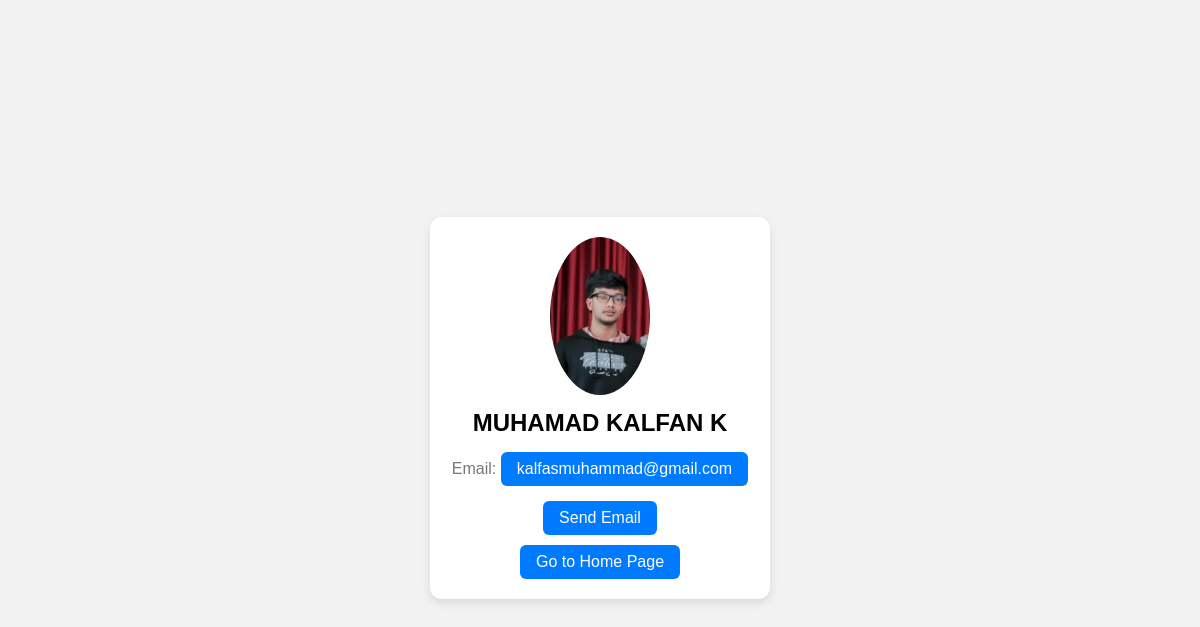
/profile, run on the app's committed database.
### AdminApp/models.py (models this page shows, shortened)
class Profiledata(models.Model):
    image=models.ImageField(upload_to='image')
    Name=models.CharField(max_length=20)
    Email=models.EmailField()

### AdminApp/views.py (the view)
# urls.py: path('profile',views.profile,name="profile"),
def profile(request):
    data2=Profiledata.objects.all()
    latest_profile = Profiledata.objects.last()
    return render(request,'My_profile.html',{"data2":data2,'latest_profile':latest_profile})

### AdminApp/templates/My_profile.html (shortened to what this page needs)
{% load static %}
<!DOCTYPE html>
<html lang="en">
<head>
</head>
<body>
  {% with latest=data2.last %}
  <div class="profile-card">
    <img src="{{ latest.image.url }}" alt="Profile Photo">
    <h2>{{ latest.Name }}</h2>
    <p>Email: <a href="mailto:{{ latest.Email }}">{{ latest.Email }}</a></p>
    <a href="https://mail.google.com/mail/u/0/?view=cm&fs=1&to={{ latest.Email }}" target="_blank">
      Send Email
    </a>
    <br>
    <a href="/" class="home-button">Go to Home Page</a>
  </div>
  {% endwith %}
</body>
</html>

### AdminApp/templates/My_profile.html (style rules this page uses)
body { font-family: Arial, sans-serif; background-color: #f2f2f2; display: flex; justify-content: center; align-items: center; height: 100vh; }
.profile-card { background-color: white; width: 300px; padding: 20px; border-radius: 12px; box-shadow: 0 4px 10px rgba(0, 0, 0, 0.1); text-align: center; }
.profile-card img { width: 100px; border-radius: 50%; }
.profile-card h2 { margin: 10px 0 5px; }
.profile-card p { color: #777; margin: 5px 0; }
.profile-card a { display: inline-block; margin-top: 10px; text-decoration: none; color: white; background-color: #007bff; padding: 8px 16px; border-radius: 6px; transition: background-color 0.3s; }
.home-button { margin-top: 20px; background-color: #28a745; }

### data on the page
Profiledata: image (picture), Name "MUHAMAD KALFAN K", Email "kalfasmuhammad@gmail.com"
